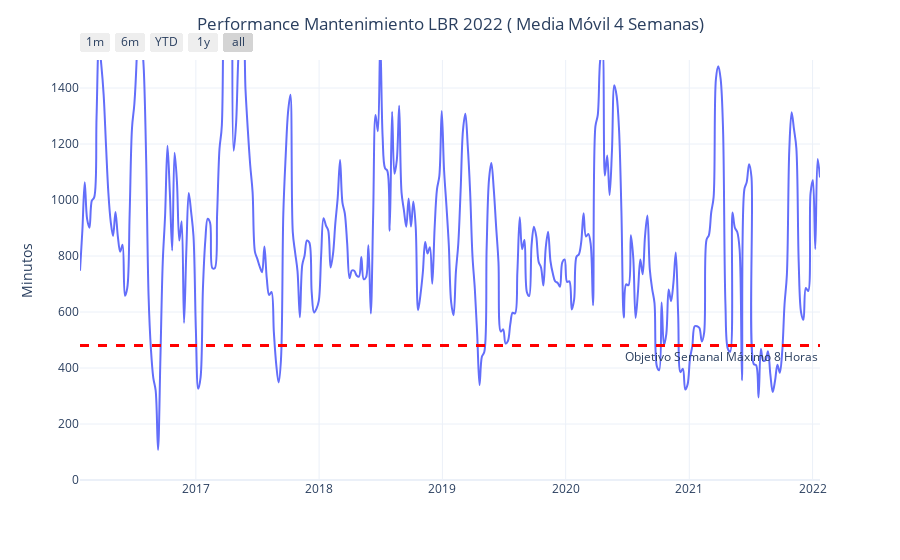

Here is the notebook cell this chart was saved with:
### Code cell
fig = px.line(df_2020.sort_values(by=['fecha_inicio'], ascending=[True]).dropna(subset=['MMA_4Week']), x='fecha_inicio', y='MMA_4Week', 
              template='plotly_white',line_shape='spline', range_y=(0, 1500))
fig.update_layout(xaxis_rangeselector_buttons=list([
                dict(label="1m", count=1, step="month", stepmode="backward"),
                dict(label="6m", count=6, step="month", stepmode="backward"),
                dict(label="YTD", count=1, step="year", stepmode="todate"),
                dict(label="1y", count=1, step="year", stepmode="backward"),
                dict(step="all")
            ]))




fig.update_xaxes(title_text='')
fig.update_yaxes(title_text='Minutos')
#fig.update_traces(textposition="outside")
fig.add_hline(y=480,line_width=3, line_dash="dash", line_color="red",annotation_text="Objetivo Semanal Máximo 8 Horas", annotation_position="bottom right")
fig.update_layout(title_text='Performance Mantenimiento LBR 2022 ( Media Móvil 4 Semanas)', title_x=0.5)
fig.write_html("/Users/jass/Desktop/Mant_UPL/LBR/LBR_4week1.html")
fig

### Figure 1 — Plotly figure (JSON) as saved in the notebook; plotly's stock layout.template omitted (floating-point values rounded to 4 significant figures; data arrays with more than 128 entries replaced by an {"elided": "..."} marker saying what was removed)
{"data": [{"hovertemplate": "fecha_inicio=%{x}<br>MMA_4Week=%{y}<extra></extra>", "legendgroup": "", "line": {"color": "#636efa", "dash": "solid", "shape": "spline"}, "marker": {"symbol": "circle"}, "mode": "lines", "name": "", "orientation": "v", "showlegend": false, "type": "scatter", "x": {"elided": "314 str values"}, "xaxis": "x", "y": {"elided": "314 float values"}, "yaxis": "y"}], "layout": {"annotations": [{"showarrow": false, "text": "Objetivo Semanal Máximo 8 Horas", "x": 1, "xanchor": "right", "xref": "x domain", "y": 480, "yanchor": "top", "yref": "y"}], "legend": {"tracegroupgap": 0}, "margin": {"t": 60}, "shapes": [{"line": {"color": "red", "dash": "dash", "width": 3}, "type": "line", "x0": 0, "x1": 1, "xref": "x domain", "y0": 480, "y1": 480, "yref": "y"}], "title": {"text": "Performance Mantenimiento LBR 2022 ( Media Móvil 4 Semanas)", "x": 0.5}, "xaxis": {"anchor": "y", "domain": [0, 1], "rangeselector": {"buttons": [{"count": 1, "label": "1m", "step": "month", "stepmode": "backward"}, {"count": 6, "label": "6m", "step": "month", "stepmode": "backward"}, {"count": 1, "label": "YTD", "step": "year", "stepmode": "todate"}, {"count": 1, "label": "1y", "step": "year", "stepmode": "backward"}, {"step": "all"}]}, "title": {"text": ""}}, "yaxis": {"anchor": "x", "domain": [0, 1], "range": [0, 1500], "title": {"text": "Minutos"}}}}
